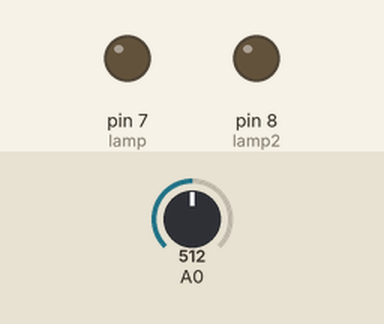
A sketch run on a simulated Arduino Uno, built with avr-gcc and run on an emulated ATmega328P. Shown: output pins drawn as LEDs (lit = HIGH). The inputs (shaded band) are chosen by the test bench; at power-on: A0 = 512.

Above: at 1.3 s.
1.4 s: A0 set to 311
3.2 s: A0 set to 283
At 4.3 s:
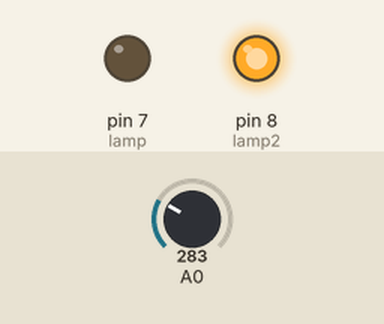
5.5 s: A0 set to 306
At 7.1 s:
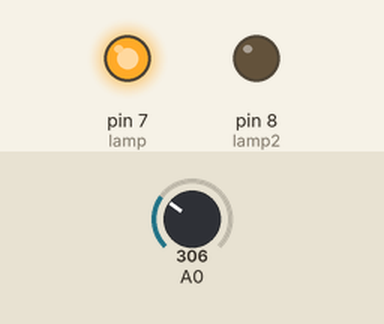
7.5 s: A0 set to 290
At 8.6 s:
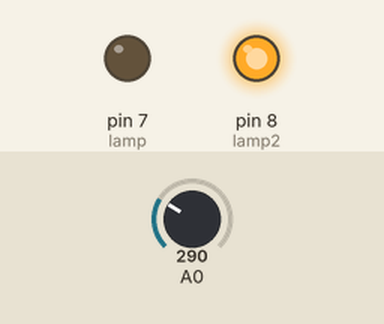
9.5 s: A0 set to 310
At 11.3 s:
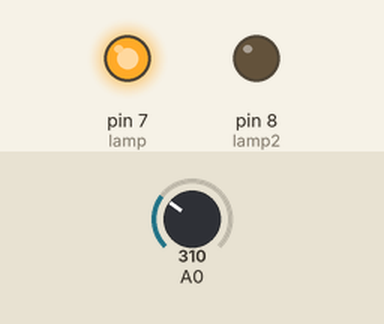
Timing chart, 0 to 12.5 s (numbered marks = the images above; inputs shaded):
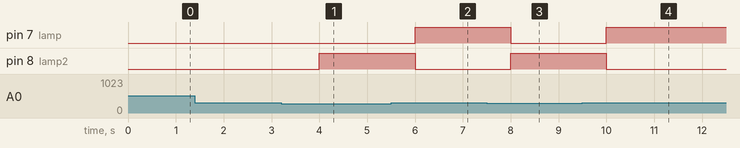

The sketch:

beee_evaluation.ino
```cpp
const int lamp = 7;
const int lamp2 =8;
boolean x = true;

void setup() {
  Serial.begin(9600);
  pinMode(lamp , OUTPUT);
  pinMode(lamp2, OUTPUT);

}

void loop() {
  int c = analogRead(A0);
  delay(500);
if ( c<=300 && x == true){

    digitalWrite(7,LOW);
  digitalWrite(8,HIGH);

  ;

  x = false;


 delay(1000);

}
else if ( c >300 && x == false){

   digitalWrite(8,LOW);
  digitalWrite(7,HIGH);
 x = true;

delay(1000);
}
}
```

Measured:
- the behaviour switches between 301 and 300 on A0 (found by bisection; images 0 and 1)
- after the input at 1.4 s, every drawn part: stays the same
- after the input at 3.2 s, pin 8 (lamp2): LOW → HIGH after 0.80 s
- after the input at 5.5 s, pin 7 (lamp): LOW → HIGH after 0.50 s; pin 8 (lamp2): HIGH → LOW after 0.50 s
- after the input at 7.5 s, pin 7 (lamp): HIGH → LOW after 0.50 s; pin 8 (lamp2): LOW → HIGH after 0.50 s
- after the input at 9.5 s, pin 7 (lamp): LOW → HIGH after 0.50 s; pin 8 (lamp2): HIGH → LOW after 0.50 s
